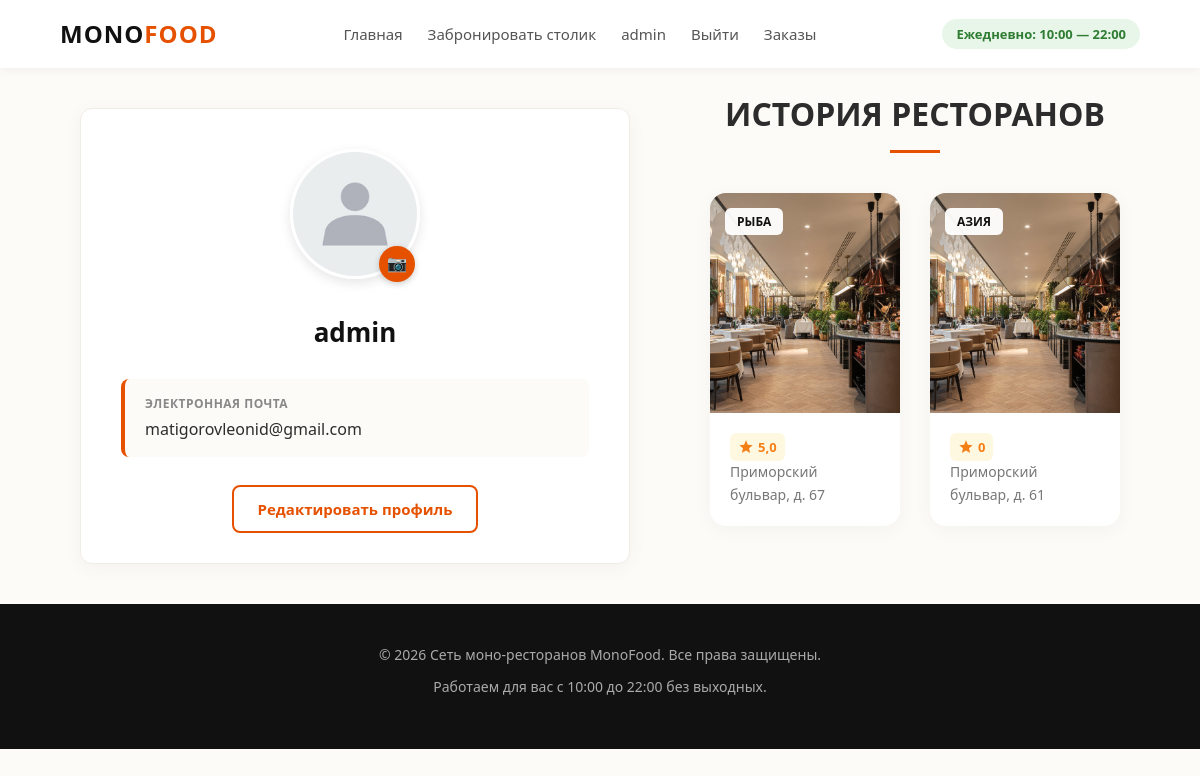
Screenshot of /users/personal_account/ (signed in) with the database file from the repository.
### users/models.py (models this page shows)
class User(AbstractUser):
    image = models.ImageField(upload_to="users_media", blank=True)

### bookings/models.py (models this page shows, shortened)
class Restaurant(models.Model):
    image = models.ImageField(upload_to="restaurants_media", blank=True)
    address = models.CharField(max_length=128, unique=True)
    category = models.ForeignKey(RestaurantCategory, on_delete=models.CASCADE)
    menu = models.FileField(upload_to="restaurants_menu", blank=True)

class RestaurantCategory(models.Model):
    image = models.ImageField(upload_to="restaurants_media", blank=True)
    name = models.CharField(max_length=64, unique=True)
    description = models.TextField(blank=True)

### users/views.py (the view)
# urls.py: path('personal_account/', personal_account, name='personal_account'),
@login_required()
def personal_account(request):
    avg = lambda lst: sum(lst) / len(lst)
    context = {
        "title": "Сеть моно-ресторанов | Личный кабинет",
        "restaurants": []
    }
    bookings = Booking.objects.filter(user=request.user)
    for booking in bookings:
        restaurant = booking.restaurant
        feedbacks = Feedback.objects.filter(restaurant=restaurant)
        if feedbacks:
            rating = round(avg(list(map(lambda fb: fb.mark, feedbacks))), 1)
        else:
            rating = 0
        context["restaurants"].append([restaurant, rating])
    return render(request, "users/personal_account.html", context=context)

### users/templates/users/personal_account.html (shortened to what this page needs)
{% extends "bookings/base.html" %}
{% load static %}
{% block css %}
    <link rel="stylesheet" href="{% static 'css/personal_account2.css' %}">
{% endblock %}
{% block content %}
    <main class="container">
        <div class="profile-card">
            <div class="avatar-container">
                <img src="{% if user.image %}{{ user.image.url }}{% else %}{% static 'images.webp' %}{% endif %}" alt="Аватар пользователя" class="avatar-img">
                <a class="btn-change-avatar" href="{% url 'users:change_profile' %}" title="Изменить фото">📷</a>
            </div>
            <div class="profile-info">
                <h1 class="user-name">{{ user.username }}</h1>
                <div class="info-item">
                    <span class="info-label">Электронная почта</span>
                    <span class="info-value">{{ user.email }}</span>
                </div>
                <a class="btn-edit" href="{% url 'users:change_profile' %}">Редактировать профиль</a>
            </div>
        </div>
        <section>
            <h2 class="menu-title">История ресторанов</h2>
            {% if restaurants %}
                <div class="restaurants-grid">
                    {% for restaurant, rating in restaurants %}
                        <a href="{% url 'restaurants:feedback' restaurant.id %}" style="text-decoration: none;">
                            <article class="restaurant-card">
                                <div class="restaurant-img-wrapper">
                                    <img src="/media/{{ restaurant.image }}" alt="Ресторан" class="restaurant-img">
                                    <span class="restaurant-badge">{{ restaurant.category.name }}</span>
                                </div>
                                <div class="restaurant-content">
                                    <div class="restaurant-meta">
                                        <div class="restaurant-rating">
                                            <svg class="star-icon" viewBox="0 0 24 24"><path d="M12 17.27L18.18 21l-1.64-7.03L22 9.24l-7.19-.61L12 2 9.19 8.63 2 9.24l5.46 4.73L5.82 21z"/></svg>
                                            <span>{{ rating }}</span>
                                        </div>
                                    </div>
                                    <p class="restaurant-address">{{ restaurant.address }}</p>
                                </div>
                            </article>
                        </a>
                    {% endfor %}
                </div>
            {% endif %}
        </section>
    </main>
{% endblock %}

### bookings/templates/bookings/base.html (shortened to what this page needs)
{% load static %}
<!DOCTYPE html>
<html lang="ru">
<head>
    <link rel="stylesheet" href="{% static 'css/style.css' %}">
    {% block css %}{% endblock %}
</head>
<body>
    <header>
        <div class="container header-box">
            <div class="logo">Mono<span>Food</span></div>
            <nav class="nav-menu">
                <a href="{% url 'index' %}" class="nav-link">Главная</a>
                <a href="{% url 'restaurants:index' %}" class="nav-link">Забронировать столик</a>
                {% if user.is_authenticated %}
                    <a href="{% url 'users:personal_account' %}" class="nav-link">{{ user.username }}</a>
                    <a href="{% url 'users:logout' %}" class="nav-link">Выйти</a>
                    <a href="{% url 'restaurants:basket' %}" class="nav-link">Заказы</a>
                {% else %}
                    <a href="{% url 'users:login' %}" class="nav-link">Войти</a>
                    <a href="{% url 'users:register' %}" class="nav-link">Зарегистрироваться</a>
                {% endif %}
            </nav>
            <div class="info-block">
                <span class="work-time">Ежедневно: 10:00 — 22:00</span>
            </div>
        </div>
    </header>
    {% block content %}{% endblock %}
    <footer>
        <div class="container">
            <p>&copy; 2026 Сеть моно-ресторанов MonoFood. Все права защищены.</p>
            <p>Работаем для вас с 10:00 до 22:00 без выходных.</p>
        </div>
    </footer>
</body>
</html>

### static/css/style.css (style rules this page uses)
* { margin: 0; padding: 0; box-sizing: border-box; font-family: 'Segoe UI', Tahoma, Geneva, Verdana, sans-serif; scroll-behavior: smooth; }
body { background-color: #fcfbf7; color: #2c2c2c; line-height: 1.6; }
.container { width: 90%; max-width: 1200px; margin: 0 auto; }
header { background-color: #ffffff; padding: 15px 0; box-shadow: 0 2px 10px rgba(0,0,0,0.05); position: sticky; top: 0; z-index: 100; }
.header-box { display: flex; justify-content: space-between; align-items: center; }
.logo { font-size: 24px; font-weight: bold; text-transform: uppercase; letter-spacing: 1px; color: #111; }
.logo span { color: #e65100; }
.nav-menu { display: flex; gap: 25px; }
.nav-link { text-decoration: none; color: #555; font-weight: 500; font-size: 15px; transition: color 0.2s ease; }
.info-block { text-align: right; }
.work-time { font-weight: 600; color: #2e7d32; background-color: #e8f5e9; padding: 6px 14px; border-radius: 20px; font-size: 13px; }
footer { background-color: #111; color: #aaa; padding: 40px 0; text-align: center; font-size: 14px; }
footer p { margin-bottom: 10px; }

### static/css/personal_account2.css (style rules this page uses)
main { flex: 1; display: flex; align-items: flex-start; justify-content: center; }
.profile-card { background-color: #ffffff; width: 100%; max-width: 550px; padding: 40px; border-radius: 12px; box-shadow: 0 4px 20px rgba(0, 0, 0, 0.04); border: 1px solid #f0eee4; display: flex; flex-direction: column; align-items: center; text-align: center; margin: 40px 60px 40px 20px; }
.avatar-container { position: relative; margin-bottom: 25px; }
.avatar-img { width: 130px; height: 130px; border-radius: 50%; object-fit: cover; border: 3px solid #ffffff; box-shadow: 0 4px 12px rgba(0, 0, 0, 0.1); }
.btn-change-avatar { position: absolute; bottom: 5px; right: 5px; background-color: #e65100; color: #ffffff; border: none; width: 36px; height: 36px; border-radius: 50%; cursor: pointer; font-size: 16px; display: flex; align-items: center; justify-content: center; transition: background-color 0.2s ease, transform 0.2s ease; box-shadow: 0 2px 6px rgba(0, 0, 0, 0.2); text-decoration: none; }
.user-name { font-size: 26px; color: #111111; margin-bottom: 25px; font-weight: 600; }
.profile-info { width: 100%; }
.info-item { text-align: left; background-color: #fcfbf7; padding: 15px 20px; border-radius: 8px; margin-bottom: 40px; border-left: 4px solid #e65100; }
.info-label { display: block; font-size: 12px; text-transform: uppercase; color: #888888; letter-spacing: 0.5px; margin-bottom: 4px; font-weight: 600; }
.info-value { display: block; font-size: 16px; color: #2c2c2c; font-weight: 500; }
.btn-edit { width: 100%; background-color: transparent; color: #e65100; border: 2px solid #e65100; padding: 12px 24px; font-size: 15px; font-weight: 600; border-radius: 8px; cursor: pointer; margin-top: 15px; transition: all 0.2s ease; text-decoration: none; }
.menu-title { text-align: center; font-size: 32px; margin-top: 20px; margin-bottom: 40px; text-transform: uppercase; position: relative; }
.menu-title::after { content: ''; display: block; width: 50px; height: 3px; background-color: #e65100; margin: 10px auto 0; }
.restaurants-grid { display: grid; grid-template-columns: repeat(2, 1fr); gap: 30px; margin: 40px 20px; }
.restaurant-card { background-color: #ffffff; border-radius: 16px; overflow: hidden; box-shadow: 0 4px 20px rgba(0,0,0,0.04); transition: transform 0.3s ease, box-shadow 0.3s ease; }
.restaurant-img-wrapper { position: relative; height: 220px; overflow: hidden; background-color: #eaeaea; }
.restaurant-img { width: 100%; height: 100%; object-fit: cover; transition: transform 0.5s ease; }
.restaurant-badge { position: absolute; top: 15px; left: 15px; background-color: rgba(255, 255, 255, 0.95); color: #111; font-size: 12px; font-weight: 700; padding: 4px 12px; border-radius: 6px; text-transform: uppercase; z-index: 2; }
.restaurant-content { padding: 20px; }
.restaurant-meta { display: flex; justify-content: space-between; align-items: center; }
.restaurant-rating { display: flex; align-items: center; gap: 4px; background-color: #fff8e1; color: #f57f17; padding: 4px 8px; border-radius: 6px; font-size: 13px; font-weight: 700; }
.star-icon { width: 16px; height: 16px; fill: #f57f17; }
.restaurant-address { font-size: 14px; color: #777; font-weight: 500; }

### rows the page displays
User: username "admin", image (picture), email "matigorovleonid@gmail.com"
Restaurant: image (picture), category.name "РЫБА", rating "5,0", address "Приморский бульвар, д. 67"
Restaurant: image (picture), category.name "АЗИЯ", rating "0", address "Приморский бульвар, д. 61"
